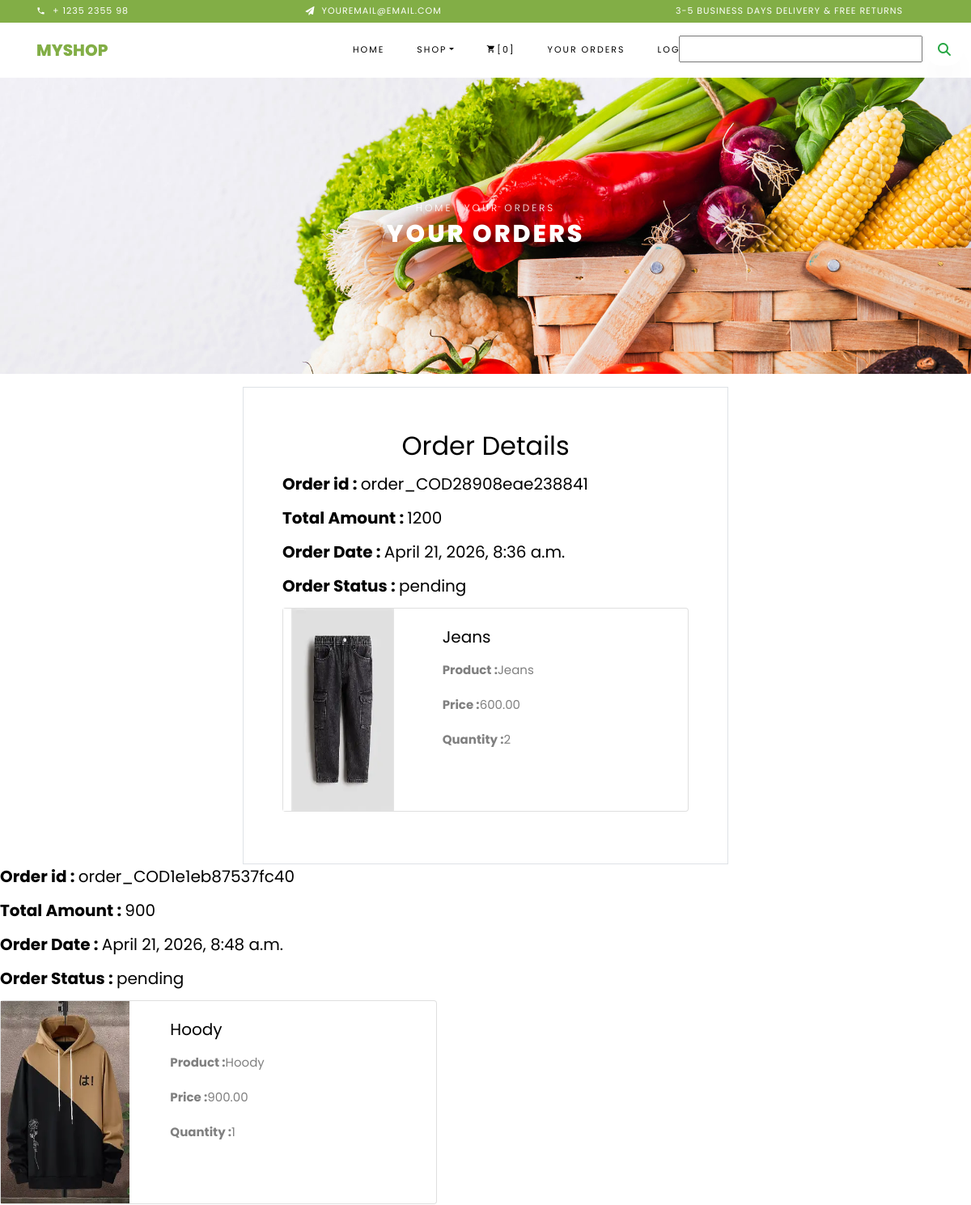
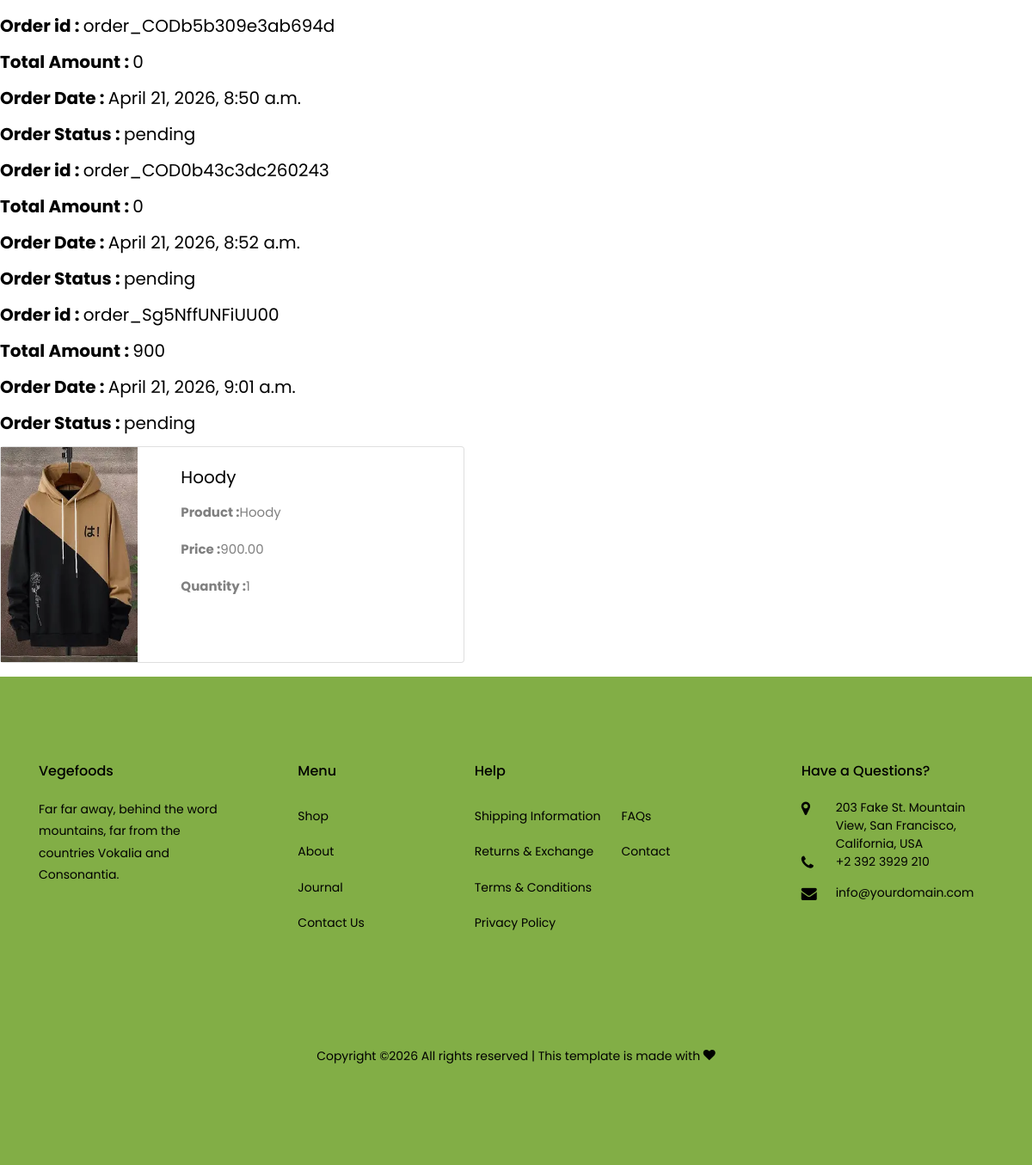
The page /cart/ordersummary (signed in) on the database its author committed (2 pictures, top to bottom).
### cart/models.py (models this page shows, shortened)
class Order(models.Model):
    user = models.ForeignKey(User,on_delete=models.CASCADE)
    amount=models.IntegerField(null=True)
    ordered_date = models.DateTimeField(auto_now_add=True)
    order_id = models.CharField(max_length=100,null=True)
    payment_method =models.CharField(max_length=100,null=True)
    address = models.TextField(null=True)
    phone = models.CharField(max_length=16,null=True)
    is_ordered =models.BooleanField(default=False)
    delivery_status = models.CharField(default='pending',max_length=100,null=True)

class OrderItems(models.Model):
    order = models.ForeignKey(Order,on_delete=models.CASCADE,related_name='items')
    product = models.ForeignKey(Product,on_delete=models.CASCADE)
    quantity = models.IntegerField(default=0)

### shop/models.py (models this page shows, shortened)
class Product(models.Model):
    name =models.CharField(max_length=100)
    description =models.TextField()
    image= models.ImageField(upload_to='products')
    stock = models.IntegerField()
    price = models.DecimalField(max_digits=10, decimal_places=2)
    available =models.BooleanField(default=True)
    category=models.ForeignKey(Category,on_delete = models.CASCADE,related_name='products')
    created_at = models.DateTimeField(auto_now_add=True)
    updated_at = models.DateTimeField(auto_now=True)

### cart/views.py (the view)
# urls.py: path('ordersummary',views.OrderSummary.as_view(),name='ordersummary'),
class OrderSummary(View):
    def get(self,request):
        u=request.user
        o=Order.objects.filter(user=u,is_ordered=True)
        context={'orders':o}
        return render(request,'ordersummary.html',context)

### cart/context_processors.py (called while the page is built)
def cart_items(request):
    u=request.user
    total=0
    try:
     c=Cart.objects.filter(user=u)
     for i in c:
         total=total+i.quantity
    except:
          total=0
    return {'count':total}

### shop/context_processors.py (called while the page is built)
def menu_links(request):
    c = Category.objects.all()
    return {'link':c}

### templates/ordersummary.html
{% extends 'base.html' %}
{% load static %}
{% block header %}
{% load crispy_forms_tags %}
<div class="hero-wrap hero-bread" style="background-image: url({% static 'images/bg_1.jpg' %});"
     xmlns="http://www.w3.org/1999/html">
      <div class="container">
        <div class="row no-gutters slider-text align-items-center justify-content-center">
          <div class="col-md-9 ftco-animate text-center">
          	<p class="breadcrumbs"><span class="mr-2"><a href="index.html">Home</a></span> <span>Your Orders</span></p>
            <h1 class="mb-0 bread"> Your Orders</h1>
          </div>
        </div>
      </div>
    </div>
{% endblock %}
{% block content %}
<div class="container mt-3 p-5 w-50 text-left border border-2 ">
    <h2 class="text-center">Order Details</h2>
    {% for i in orders %}
    <h5 class="card-title"><b>Order id :  </b>{{i.order_id}}</h5>
    <h5 class="card-title"><b>Total Amount  :  </b>{{i.amount}}</h5>
    <h5 class="card-title"><b>Order Date :  </b>{{i.ordered_date}}</h5>
    <h5 class="card-title"><b>Order Status :  </b>{{i.delivery_status}}</h5>
       {% for j in i.items.all %}
<div class="card mb-3" style="max-width: 540px;">
  <div class="row g-0">
    <div class="col-md-4">
      <img src="{{j.product.image.url}}" height="250px" width="100%"   alt="...">
    </div>
    <div class="col-md-8">
      <div class="card-body">
        <h5 class="card-title">{{j.product.name}}</h5>
          <p class="card-text"><b>Product :</b>{{j.product.name}}</p>
        <p class="card-text"><b>Price :</b>{{j.product.price}}</p>
          <p class="card-text"><b>Quantity :</b>{{j.quantity}}</p>
      </div>
    </div>
  </div>
</div>
  {% endfor %}
</div>
{% endfor %}
{% endblock %}

### templates/base.html (shortened to what this page needs)
<!DOCTYPE html>
{% load static %}
<html lang="en">
  <head>
    <link rel="stylesheet" href="{% static 'css/open-iconic-bootstrap.min.css' %}">
    <link rel="stylesheet" href="{% static 'css/animate.css' %}">
<link rel="stylesheet" href="https://cdnjs.cloudflare.com/ajax/libs/font-awesome/7.0.1/css/all.min.css" />
    <link rel="stylesheet" href="{% static 'css/owl.carousel.min.css' %}">
    <link rel="stylesheet" href="{% static 'css/owl.theme.default.min.css' %}">
    <link rel="stylesheet" href="{% static 'css/magnific-popup.css' %}">
    <link rel="stylesheet" href="{% static 'css/aos.css' %}">
    <link rel="stylesheet" href="{% static 'css/ionicons.min.css' %}">
    <link rel="stylesheet" href="{% static 'css/bootstrap-datepicker.css' %}">
    <link rel="stylesheet" href="{% static 'css/jquery.timepicker.css' %}">
<link rel="stylesheet" href="https://cdnjs.cloudflare.com/ajax/libs/font-awesome/7.0.1/css/all.min.css" />
    <link rel="stylesheet" href="{% static 'css/flaticon.css' %}">
    <link rel="stylesheet" href="{% static 'css/icomoon.css' %}">
    <link rel="stylesheet" href="{% static 'css/style.css' %}">
  </head>
  <body class="goto-here">
		<div class="py-1 bg-primary">
    	<div class="container">
    		<div class="row no-gutters d-flex align-items-start align-items-center px-md-0">
	    		<div class="col-lg-12 d-block">
		    		<div class="row d-flex">
		    			<div class="col-md pr-4 d-flex topper align-items-center">
					    	<div class="icon mr-2 d-flex justify-content-center align-items-center"><span class="icon-phone2"></span></div>
						    <span class="text">+ 1235 2355 98</span>
					    </div>
					    <div class="col-md pr-4 d-flex topper align-items-center">
					    	<div class="icon mr-2 d-flex justify-content-center align-items-center"><span class="icon-paper-plane"></span></div>
						    <span class="text">youremail@email.com</span>
					    </div>
					    <div class="col-md-5 pr-4 d-flex topper align-items-center text-lg-right">
						    <span class="text">3-5 Business days delivery &amp; Free Returns</span>
					    </div>
				    </div>
			    </div>
		    </div>
		  </div>
    </div>
    <nav class="navbar navbar-expand-lg navbar-dark ftco_navbar bg-dark ftco-navbar-light" id="ftco-navbar">
	    <div class="container">
	      <a class="navbar-brand" href="index.html">MyShop</a>
	      <div class="collapse navbar-collapse" id="ftco-nav">
	        <ul class="navbar-nav mx-auto fs-1">
	          <li class="nav-item active"><a href="{% url 'shop:categories' %}" class="nav-link">Home</a></li>
	          <li class="nav-item dropdown">
              <a class="nav-link dropdown-toggle" href="#" id="dropdown04" data-toggle="dropdown" aria-haspopup="true" aria-expanded="false">Shop</a>
            </li>
                {% if user.is_authenticated %}
                {% if user.is_superuser == True %}
                 <li class="nav-item"><a href="{% url 'shop:addcategory' %}" class="nav-link">Add Category</a></li>
                <li class="nav-item"><a href="{% url 'shop:addproduct' %}" class="nav-link">Add Product</a></li>
                {% else %}
                <li class="nav-item cta cta-colored"><a href="{% url 'cart:cartview' %}" class="nav-link"><span class="icon-shopping_cart"></span>[{{count}}]</a></li>
                 <li class="nav-item"><a href="{% url 'cart:ordersummary' %}" class="nav-link">Your Orders</a></li>
                {% endif %}
                <li class="nav-item"><a href="{% url 'shop:logout' %}" class="nav-link">Logout</a></li>
                {% else %}
	          <li class="nav-item"><a href="{% url 'shop:register' %}" class="nav-link">Register</a></li>
	          <li class="nav-item"><a href="{% url 'shop:login' %}" class="nav-link">Login</a></li>
	           {% endif %}
	        </ul>
            <div style="position:absolute;right:10px">
              <form method="get" action="{% url 'search:search' %}">
                      <input type="text" name="q">
                  <button type="submit" class="btn"><i class="fa-solid fa-magnifying-glass text-success"></i></button>
                  </form>
              </div>
	      </div>
	    </div>
	  </nav>
{% block header %}{% endblock %}
  {% block content %}{% endblock %}
      <footer style="background-color:#82ae46;" class="ftco-footer ftco-section">
      <div class="container">
        <div class="row mb-5">
          <div class="col-md">
            <div class="ftco-footer-widget mb-4">
              <h2 class="ftco-heading-2">Vegefoods</h2>
              <p>Far far away, behind the word mountains, far from the countries Vokalia and Consonantia.</p>
              <ul class="ftco-footer-social list-unstyled float-md-left float-lft mt-5">
              </ul>
            </div>
          </div>
          <div class="col-md">
            <div class="ftco-footer-widget mb-4 ml-md-5">
              <h2 class="ftco-heading-2">Menu</h2>
              <ul class="list-unstyled">
                <li><a href="#" class="py-2 d-block">Shop</a></li>
                <li><a href="#" class="py-2 d-block">About</a></li>
                <li><a href="#" class="py-2 d-block">Journal</a></li>
                <li><a href="#" class="py-2 d-block">Contact Us</a></li>
              </ul>
            </div>
          </div>
          <div class="col-md-4">
             <div class="ftco-footer-widget mb-4">
              <h2 class="ftco-heading-2">Help</h2>
              <div class="d-flex">
	              <ul class="list-unstyled mr-l-5 pr-l-3 mr-4">
	                <li><a href="#" class="py-2 d-block">Shipping Information</a></li>
	                <li><a href="#" class="py-2 d-block">Returns &amp; Exchange</a></li>
	                <li><a href="#" class="py-2 d-block">Terms &amp; Conditions</a></li>
	                <li><a href="#" class="py-2 d-block">Privacy Policy</a></li>
	              </ul>
	              <ul class="list-unstyled">
	                <li><a href="#" class="py-2 d-block">FAQs</a></li>
	                <li><a href="#" class="py-2 d-block">Contact</a></li>
	              </ul>
	            </div>
            </div>
          </div>
          <div class="col-md">
            <div class="ftco-footer-widget mb-4">
            	<h2 class="ftco-heading-2">Have a Questions?</h2>
            	<div class="block-23 mb-3">
	              <ul>
	                <li><span class="icon icon-map-marker"></span><span class="text">203 Fake St. Mountain View, San Francisco, California, USA</span></li>
	                <li><a href="#"><span class="icon icon-phone"></span><span class="text">+2 392 3929 210</span></a></li>
	                <li><a href="#"><span class="icon icon-envelope"></span><span class="text">info@yourdomain.com</span></a></li>
	              </ul>
	            </div>
            </div>
          </div>
        </div>
        <div class="row">
          <div class="col-md-12 text-center">
            <p>
						  Copyright &copy;<script>document.write(new Date().getFullYear());</script> All rights reserved | This template is made with <i class="icon-heart color-danger" aria-hidden="true"></i>
						</p>
          </div>
        </div>
      </div>
    </footer>
  </body>
</html>

### static/css/icomoon.css (style rules this page uses)
[class^="icon-"], [class*=" icon-"] { font-family: 'icomoon' !important; speak: none; font-style: normal; font-weight: normal; font-variant: normal; text-transform: none; line-height: 1; -webkit-font-smoothing: antialiased; -moz-osx-font-smoothing: grayscale; }
.icon-heart:before { content: "\f004"; }
.icon-map-marker:before { content: "\f041"; }
.icon-phone:before { content: "\f095"; }
.icon-envelope:before { content: "\f0e0"; }
.icon-paper-plane:before { content: "\f1d8"; }
.icon-phone2:before { content: "\e0cd"; }
.icon-shopping_cart:before { content: "\e8cc"; }

### rows shown on the page
Order: order_id "order_COD28908eae238841", amount "1200", ordered_date "April 21, 2026, 8:36 a.m.", delivery_status "pending"
OrderItems: product.image (picture), product.name "Jeans", product.price "600.00", quantity "2"
Order: order_id "order_COD1e1eb87537fc40", amount "900", ordered_date "April 21, 2026, 8:48 a.m.", delivery_status "pending"
OrderItems: product.image (picture), product.name "Hoody", product.price "900.00", quantity "1"
Order: order_id "order_CODb5b309e3ab694d", amount "0", ordered_date "April 21, 2026, 8:50 a.m.", delivery_status "pending"
Order: order_id "order_COD0b43c3dc260243", amount "0", ordered_date "April 21, 2026, 8:52 a.m.", delivery_status "pending"
Order: order_id "order_Sg5NffUNFiUU00", amount "900", ordered_date "April 21, 2026, 9:01 a.m.", delivery_status "pending"
OrderItems: product.image (picture), product.name "Hoody", product.price "900.00", quantity "1"

### other values the page prints
{{ count }} "0"
